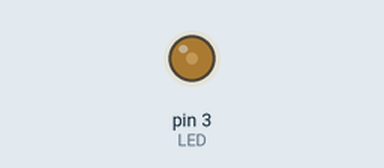
The sketch below on a simulated Arduino Uno, built with avr-gcc and run on an emulated ATmega328P. On the bench: output pins drawn as LEDs (lit = HIGH).

Above: at 5.05 s.
At 26.25 s:
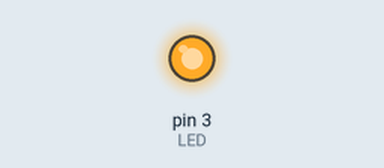
Timing chart, 0 to 32.6 s (numbered marks = the images above):
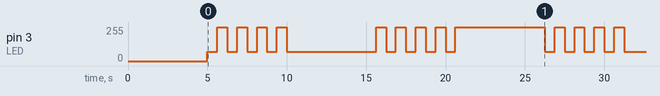

Measured:
- by itself, pin 3 (LED): repeats every 21.3 s: 3 × (255/255 0.63 s, 71/255 0.63 s), 255/255 0.63 s, 71/255 5.6 s, 4 × (255/255 0.63 s, 71/255 0.63 s), 255/255 5.6 s, 71/255 0.63 s

The sketch:

Li_Fi_Transmitter.ino
```cpp
int LED = 3;
int delta = 220;
int brightness = 35;
long wait = 5000;
long prevTime = 0;

void setup() {
  pinMode(LED, OUTPUT);
  Serial.begin(9600);
  delay(5000);
}

void loop() {
  unsigned long currentTime = millis();
  if(currentTime - prevTime > wait){
    analogWrite(LED, 255);
    for(int i = 0; i < 9; i++){
      analogWrite(LED, brightness - delta);
      delta = -delta;
      delay(625);
    }
    prevTime = millis();
    delay(5000);
  }
}
```
